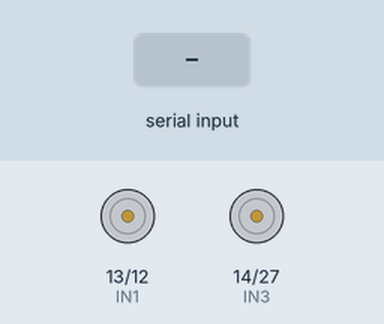
The sketch below on a simulated ESP32. Shown: motor-driver pin pairs drawn as motors (green arrow = first pin HIGH = forward, orange = second pin HIGH = backward, longer = more drive). The inputs (shaded band) are chosen by the test bench. Nothing arrives over Bluetooth unless stated.

Above: at 1.2 s.
1.3 s: "U" received over the second serial link
At 2.0 s:
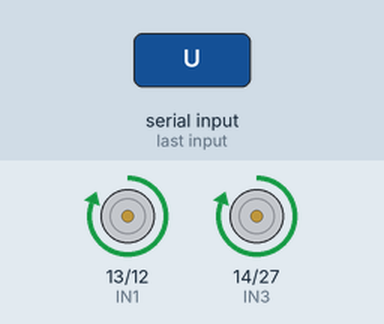
2.8 s: "D" received over the second serial link
At 3.2 s:
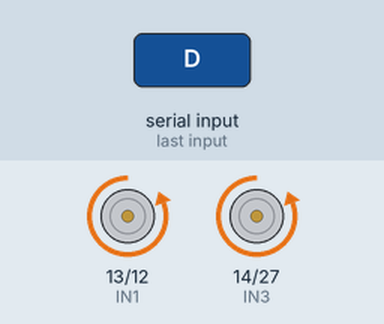
4.3 s: "L" received over the second serial link
At 5.5 s:
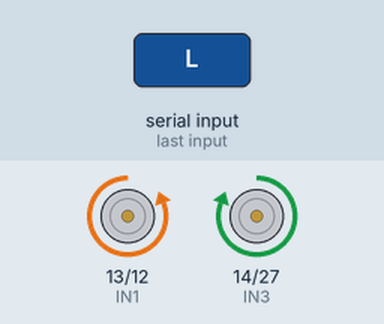
5.8 s: "R" received over the second serial link
At 6.6 s:
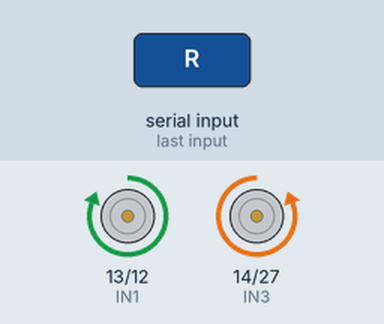
7.3 s: "S" received over the second serial link
At 7.8 s:
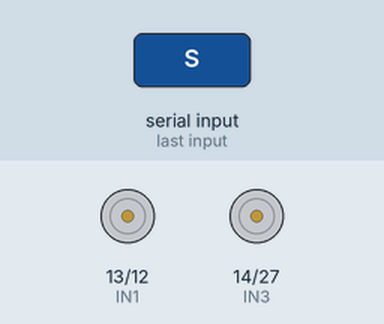
Timing chart, 0 to 9.8 s (numbered marks = the images above; inputs shaded):
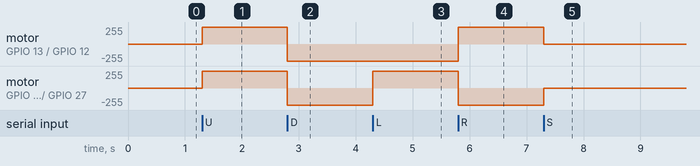

Measured:
- after the input at 1.3 s, motor on GPIO 13 (IN1) / GPIO 12 (IN2), motor on GPIO 14 (IN3) / GPIO 27 (IN4): stopped → forward 255/255 at once
- after the input at 2.8 s, motor on GPIO 13 (IN1) / GPIO 12 (IN2), motor on GPIO 14 (IN3) / GPIO 27 (IN4): forward 255/255 → backward 255/255 at once
- after the input at 4.3 s, motor on GPIO 14 (IN3) / GPIO 27 (IN4): backward 255/255 → forward 255/255 at once
- after the input at 5.8 s, motor on GPIO 13 (IN1) / GPIO 12 (IN2): backward 255/255 → forward 255/255 at once; motor on GPIO 14 (IN3) / GPIO 27 (IN4): forward 255/255 → backward 255/255 at once
- after the input at 7.3 s, motor on GPIO 13 (IN1) / GPIO 12 (IN2): forward 255/255 → stopped at once; motor on GPIO 14 (IN3) / GPIO 27 (IN4): backward 255/255 → stopped at once

The sketch:

E1.ino
```cpp
/*---------------------------------------------
  Curso de Desarrollo IoT
  Módulo: Inventors
  Clase: 5
  Ejercicio: 1

  PINOUT:
  IN1 -> D13
  IN2 -> D12
  IN3 -> D14
  IN4 -> D27
---------------------------------------------*/

#include <BluetoothSerial.h>

// Define los pines del L298N
const int IN1 = 13;
const int IN2 = 12;
const int IN3 = 14;
const int IN4 = 27;

BluetoothSerial SerialBT;

void setup() {
  pinMode(IN1, OUTPUT);
  pinMode(IN2, OUTPUT);
  pinMode(IN3, OUTPUT);
  pinMode(IN4, OUTPUT);

  SerialBT.begin("ESP32_BT_Car"); // Nombre del dispositivo Bluetooth
  Serial.begin(9600);
}

void loop() {
  if (SerialBT.available()) {
    char command = SerialBT.read();

    switch(command) {
      case 'U': // Adelante
        moveForward();
        break;
      case 'D': // Atrás
        moveBackward();
        break;
      case 'L': // Izquierda
        turnLeft();
        break;
      case 'R': // Derecha
        turnRight();
        break;
      case 'S': // Detener
        stopMotors();
        break;
      default:
        break;
    }
  }
}

void moveForward() {
  digitalWrite(IN1, HIGH);
  digitalWrite(IN2, LOW);
  digitalWrite(IN3, HIGH);
  digitalWrite(IN4, LOW);
}

void moveBackward() {
  digitalWrite(IN1, LOW);
  digitalWrite(IN2, HIGH);
  digitalWrite(IN3, LOW);
  digitalWrite(IN4, HIGH);
}

void turnLeft() {
  digitalWrite(IN1, LOW);
  digitalWrite(IN2, HIGH);
  digitalWrite(IN3, HIGH);
  digitalWrite(IN4, LOW);
}

void turnRight() {
  digitalWrite(IN1, HIGH);
  digitalWrite(IN2, LOW);
  digitalWrite(IN3, LOW);
  digitalWrite(IN4, HIGH);
}

void stopMotors() {
  digitalWrite(IN1, LOW);
  digitalWrite(IN2, LOW);
  digitalWrite(IN3, LOW);
  digitalWrite(IN4, LOW);
}
```
